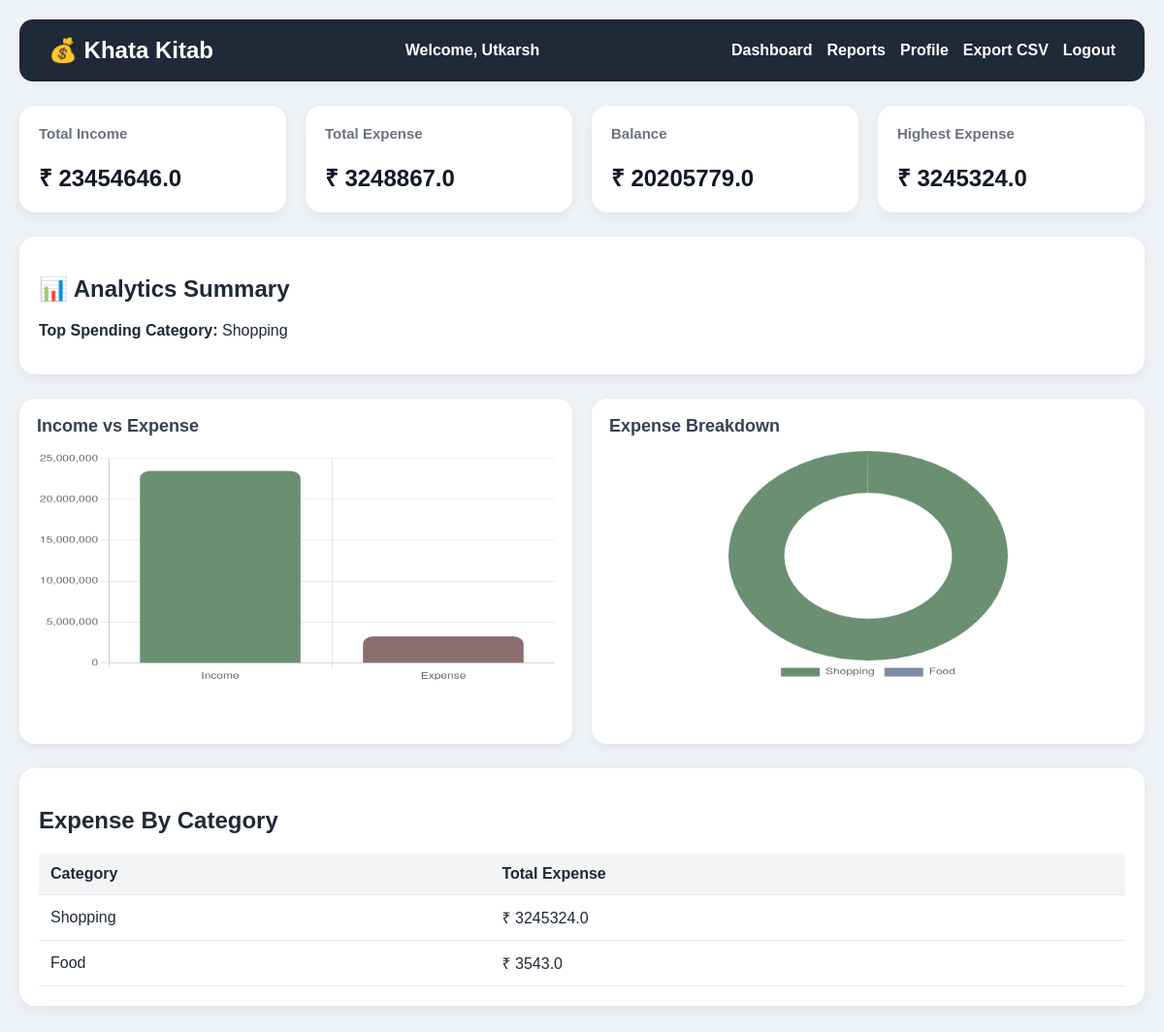
The app's page /reports (signed in) with its own data.
### tables this page shows
CREATE TABLE users(
    id INTEGER PRIMARY KEY AUTOINCREMENT,
        name TEXT NOT NULL,
            email TEXT UNIQUE NOT NULL,
                password_hash TEXT NOT NULL
                );

CREATE TABLE transactions(
        id INTEGER PRIMARY KEY AUTOINCREMENT,
        transaction_date TEXT,
        transaction_type TEXT,
        amount REAL,
        category TEXT,
        note TEXT
    , user_id INTEGER);

### app.py (the view)
@app.route("/reports")
@login_required
def reports():
    user_id = current_user.id
    generate_charts(user_id)
    conn = get_db()
    cur = conn.cursor()
    cur.execute("""
        SELECT COALESCE(SUM(amount), 0)
        FROM transactions WHERE transaction_type='Income' AND user_id=?
    """, (user_id,))
    total_income = cur.fetchone()[0]
    cur.execute("""
        SELECT COALESCE(SUM(amount), 0)
        FROM transactions WHERE transaction_type='Expense' AND user_id=?
    """, (user_id,))
    total_expense = cur.fetchone()[0]
    balance = total_income - total_expense
    cur.execute("""
        SELECT COALESCE(MAX(amount), 0)
        FROM transactions WHERE transaction_type='Expense' AND user_id=?
    """, (user_id,))
    highest_expense = cur.fetchone()[0]
    cur.execute("""
        SELECT category, SUM(amount) total
        FROM transactions
        WHERE transaction_type='Expense' AND user_id=?
        GROUP BY category ORDER BY total DESC LIMIT 1
    """, (user_id,))
    top_row = cur.fetchone()
    top_category = top_row[0] if top_row else "No Data"
    cur.execute("""
        SELECT category, ROUND(SUM(amount), 2)
        FROM transactions
        WHERE transaction_type='Expense' AND user_id=?
        GROUP BY category ORDER BY SUM(amount) DESC
    """, (user_id,))
    category_data = cur.fetchall()
    conn.close()
    return render_template(
        "reports.html",
        total_income=round(total_income, 2),
        total_expense=round(total_expense, 2),
        balance=round(balance, 2),
        highest_expense=round(highest_expense, 2),
        top_category=top_category,
        category_data=category_data,
        user_id=user_id  # FIX: needed for per-user chart filenames in template
    )

### app.py (called while the page is built)
def get_db():
    return sqlite3.connect("khatakitab.db")

@login_manager.user_loader
def load_user(user_id):
    conn = get_db()
    cur = conn.cursor()
    cur.execute("SELECT id, name, email FROM users WHERE id=?", (user_id,))
    row = cur.fetchone()
    conn.close()
    if row:
        return User(row[0], row[1], row[2])
    return None

### templates/reports.html (shortened to what this page needs)
{% extends "layout.html" %}
{% block content %}
<div class="cards">
    <div class="card">
        <h3>Total Income</h3>
        <h2>₹ {{ total_income }}</h2>
    </div>
    <div class="card">
        <h3>Total Expense</h3>
        <h2>₹ {{ total_expense }}</h2>
    </div>
    <div class="card">
        <h3>Balance</h3>
        <h2>₹ {{ balance }}</h2>
    </div>
    <div class="card">
        <h3>Highest Expense</h3>
        <h2>₹ {{ highest_expense }}</h2>
    </div>
</div>
<div class="form-card">
    <h2>📊 Analytics Summary</h2>
    <p>
        <strong>Top Spending Category:</strong>
        {{ top_category }}
    </p>
</div>
<div class="chart-grid">
    <div class="chart-card">
        <h2>Income vs Expense</h2>
        <canvas id="incomeExpenseChart"></canvas>
    </div>
    <div class="chart-card">
        <h2>Expense Breakdown</h2>
        <canvas id="expensePieChart"></canvas>
    </div>
</div>
<div class="history">
    <h2>Expense By Category</h2>
    <table>
        <tr>
            <th>Category</th>
            <th>Total Expense</th>
        </tr>
        {% for row in category_data %}
        <tr>
            <td>{{ row[0] }}</td>
            <td>₹ {{ row[1] }}</td>
        </tr>
        {% endfor %}
    </table>
</div>
<script>
const income = {{ total_income }};
const expense = {{ total_expense }};
new Chart(
    document.getElementById('incomeExpenseChart'),
    {
        type: 'bar',
        data: {
            labels: ['Income', 'Expense'],
            datasets: [{
                data: [income, expense],
                backgroundColor: [
                    '#6b8f71',
                    '#8b6f6f'
                ],
                borderRadius: 10
            }]
        },
        options: {
            responsive: true,
            maintainAspectRatio: false,
            plugins: {
                legend: {
                    display: false
                }
            }
        }
    }
);
const pieLabels = [
{% for row in category_data %}
'{{ row[0] }}',
{% endfor %}
];
const pieValues = [
{% for row in category_data %}
{{ row[1] }},
{% endfor %}
];
new Chart(
    document.getElementById('expensePieChart'),
    {
        type: 'doughnut',
        data: {
            labels: pieLabels,
            datasets: [{
                data: pieValues,
                backgroundColor: [
                    '#6b8f71',
                    '#7c8da6',
                    '#b39b6b',
                    '#8b6f6f',
                    '#7f8c8d',
                    '#95a5a6',
                    '#a1887f',
                    '#90a4ae'
                ],
                borderWidth: 0
            }]
        },
        options: {
            responsive: true,
            maintainAspectRatio: false,
            plugins: {
                legend: {
                    position: 'bottom'
                }
            },
            cutout: '60%'
        }
    }
);
</script>
{% endblock %}

### templates/layout.html (shortened to what this page needs)
<!DOCTYPE html>
<html>
<head>
<link rel="stylesheet"
      href="{{ url_for('static', filename='style.css') }}">
</head>
<body>
<div class="navbar">
    <div class="logo">
        💰 Khata Kitab
    </div>
    <div class="user-info">
        {% if current_user.is_authenticated %}
            Welcome, {{ current_user.name }}
        {% endif %}
    </div>
    <div class="nav-links">
        <a href="/">Dashboard</a>
        <a href="/reports">Reports</a>
        <a href="/profile">Profile</a>
        <a href="/export">Export CSV</a>
        {% if current_user.is_authenticated %}
            <a href="/logout">Logout</a>
        {% else %}
            <a href="/login">Login</a>
            <a href="/signup">Signup</a>
        {% endif %}
    </div>
</div>
<div class="container">
    {% block content %}
    {% endblock %}
</div>
</body>
</html>

### static/style.css (style rules this page uses)
body { font-family: Arial, sans-serif; background:#eef2f7; margin:0; padding:20px; color:#1f2937; }
.navbar { background:#1f2937; color:white; padding:18px 30px; display:flex; justify-content:space-between; align-items:center; border-radius:14px; margin-bottom:25px; }
.logo { font-size:24px; font-weight:bold; }
.user-info { flex:1; text-align:center; font-size:16px; font-weight:600; color:white; }
.nav-links { display:flex; align-items:center; gap:15px; }
.nav-links a { color:white; text-decoration:none; font-weight:600; }
.container { max-width:1200px; margin:auto; }
.cards { display:flex; flex-wrap:wrap; gap:20px; margin-bottom:25px; }
.card { background:white; padding:20px; border-radius:16px; flex:1; min-width:220px; box-shadow:0 4px 12px rgba(0,0,0,0.06); }
.card h3 { margin-top:0; color:#6b7280; font-size:15px; }
.card h2 { margin-bottom:0; color:#111827; }
.form-card { background:white; padding:20px; border-radius:16px; margin-bottom:25px; box-shadow:0 4px 12px rgba(0,0,0,0.06); }
.history { background:white; padding:20px; border-radius:16px; margin-bottom:25px; box-shadow:0 4px 12px rgba(0,0,0,0.06); }
table { width:100%; border-collapse:collapse; }
th { background:#f3f4f6; }
th, td { padding:12px; border-bottom:1px solid #e5e7eb; text-align:left; }
.chart-grid { display:grid; grid-template-columns:1fr 1fr; gap:20px; margin-bottom:25px; }
.chart-card { background:white; padding:18px; border-radius:16px; box-shadow:0 4px 10px rgba(0,0,0,0.06); height:320px; }
.chart-card h2 { margin-top:0; margin-bottom:15px; font-size:18px; color:#374151; }
.chart-card canvas { width:100% !important; height:240px !important; }

### records on screen
users: name "Utkarsh"
transactions: category "Shopping", amount "3245324.0"
transactions: category "Food", amount "3543.0"

### other values on screen
{{ total_income }} "23454646.0"
{{ total_expense }} "3248867.0"
{{ balance }} "20205779.0"
{{ highest_expense }} "3245324.0"
chart data {{ total_income }} 23454646.0
chart data {{ total_expense }} 3248867.0
chart data {{ row[0] }} Shopping, Food
